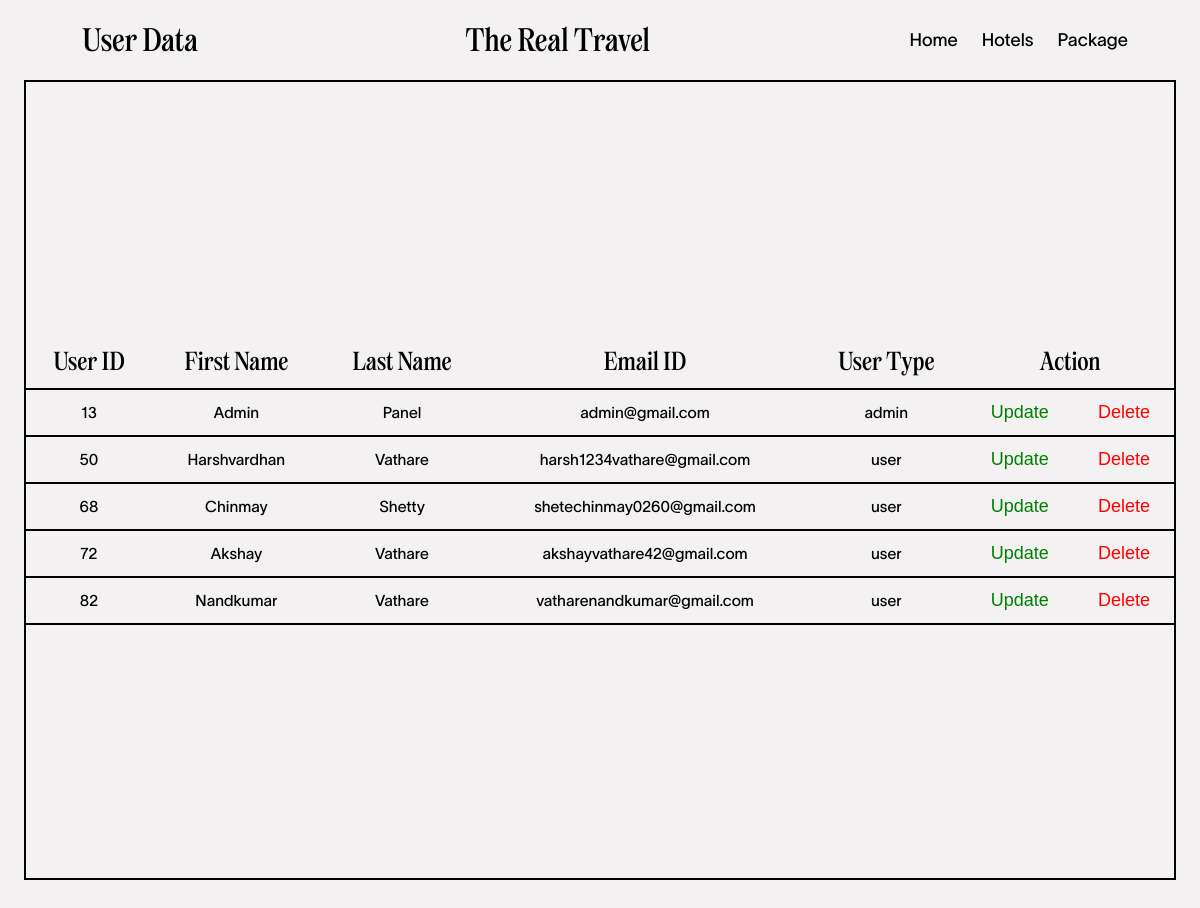
/admin/user_data.php, run on an earlier commit of the app's database.
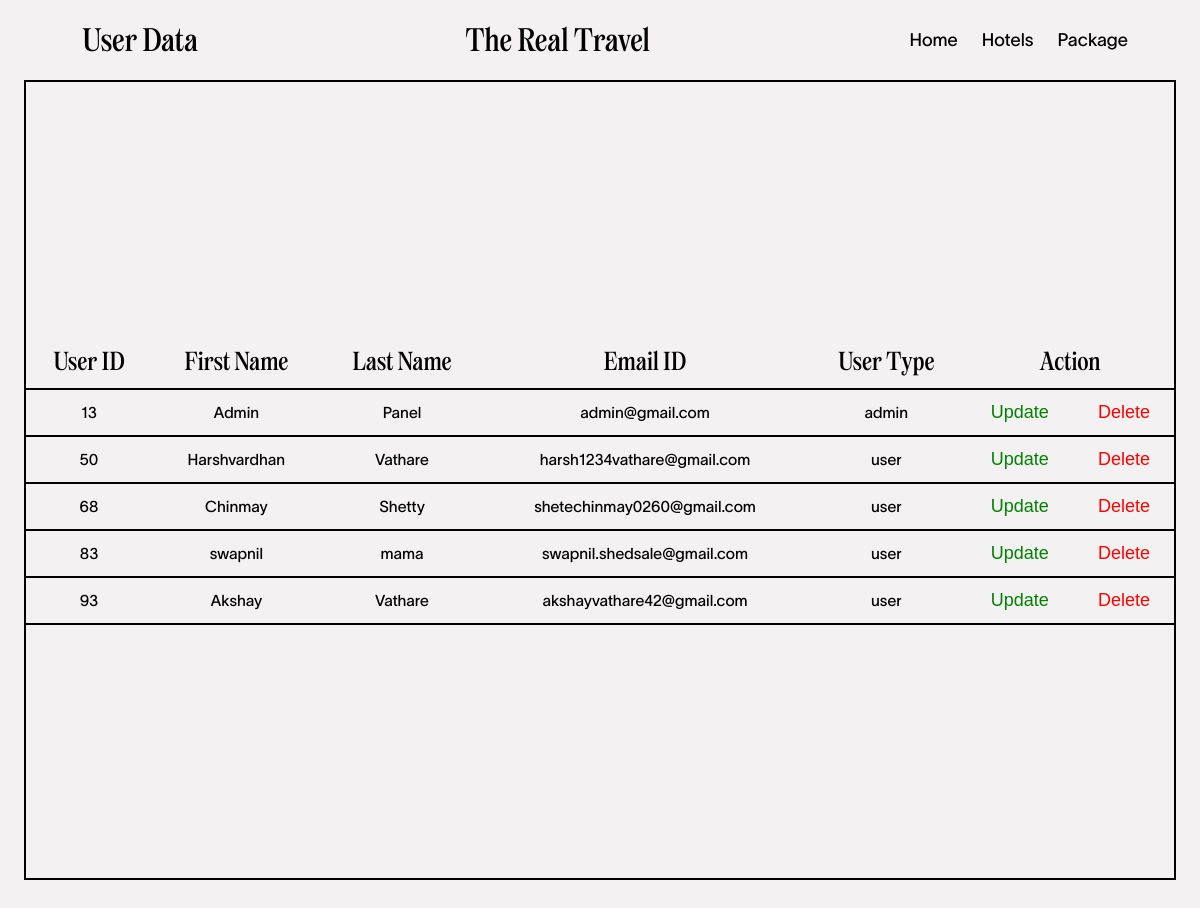
And on a later commit of the database.
### tables this page shows
CREATE TABLE `users` (
  `user_Id` int(20) NOT NULL,
  `fname` varchar(212) DEFAULT NULL,
  `lname` varchar(212) NOT NULL,
  `email` varchar(100) DEFAULT NULL,
  `password` varchar(20) DEFAULT NULL,
  `otp` varchar(200) NOT NULL,
  `activation_code` varchar(255) NOT NULL,
  `status` varchar(20) NOT NULL,
  `created_at` timestamp NOT NULL DEFAULT current_timestamp(),
  `user_type` varchar(20) DEFAULT 'user',
  `dob` varchar(50) NOT NULL,
  `Mobile_No` varchar(50) NOT NULL,
  `Address` varchar(200) NOT NULL
);

### admin/user_data.php (the view, shortened to what this page needs)
<?php
include("../config/connection.php");
$sql = "select * from users";
$result = $conn->query($sql);
?>
<!DOCTYPE html>
<html lang="en">
<head>
    <link rel="stylesheet" href="https://cdn.jsdelivr.net/npm/locomotive-scroll@3.5.4/dist/locomotive-scroll.css" />
    <link rel="stylesheet" href="../css/pwd_update.css">
</head>
<body>
    <div class="main">
        <div class="page1">
            <div class="nav">
                <div class="nav-part1">
                    <h2 id="nav-part3">user data</h2>
                </div>
                <h1>the real travel</h1>
                <div class="nav-part2">
                    <h3><a href="adminhomepage.php">Home</a></h3>
                    <h3><a href="hotellist.php">hotels</a></h3>
                    <h3><a href="tourlist.php">package</a></h3>
                </div>
            </div>
            <div class="part1">
                <table>
                    <tr>
                        <th>User ID</th>
                        <th>First Name</th>
                        <th>Last Name</th>
                        <th>Email ID</th>
                        <th>User Type</th>
                        <th colspan="2">Action</th>
                    </tr>
                    <?php
                    if ($result->num_rows > 0) {
                        while ($row = mysqli_fetch_assoc($result)) {
                    ?>
                            <tr>
                                <td><?php echo $row['user_Id']; ?></td>
                                <td><?php echo $row['fname']; ?></td>
                                <td><?php echo $row['lname']; ?></td>
                                <td><?php echo $row['email']; ?></td>
                                <td><?php echo $row['user_type']; ?></td>
                                <td class="action-btn"><button><a href="edit_user.php?id=<?php echo $row['user_Id'] ?>" style="text-decoration: none; color:green;">Update</a></button></td>
                                <td class="action-btn"><button><a href="user_data.php?ID=<?php echo $row['user_Id'] ?>" style="text-decoration: none; color:red;">Delete</a></button></td>
                            </tr>
                    <?php
                        }
                    }
                    ?>
                </table>
            </div>
        </div>
    </div>
</body>
</html>

What changed in the data, as far as the page shows it:
removed users: user_Id "72", fname "Akshay", lname "Vathare", email "akshayvathare42@gmail.com", user_type "user"
removed users: user_Id "82", fname "Nandkumar", lname "Vathare", email "vatharenandkumar@gmail.com", user_type "user"
added users: user_Id "83", fname "swapnil", lname "mama", email "swapnil.shedsale@gmail.com", user_type "user"
added users: user_Id "93", fname "Akshay", lname "Vathare", email "akshayvathare42@gmail.com", user_type "user"
